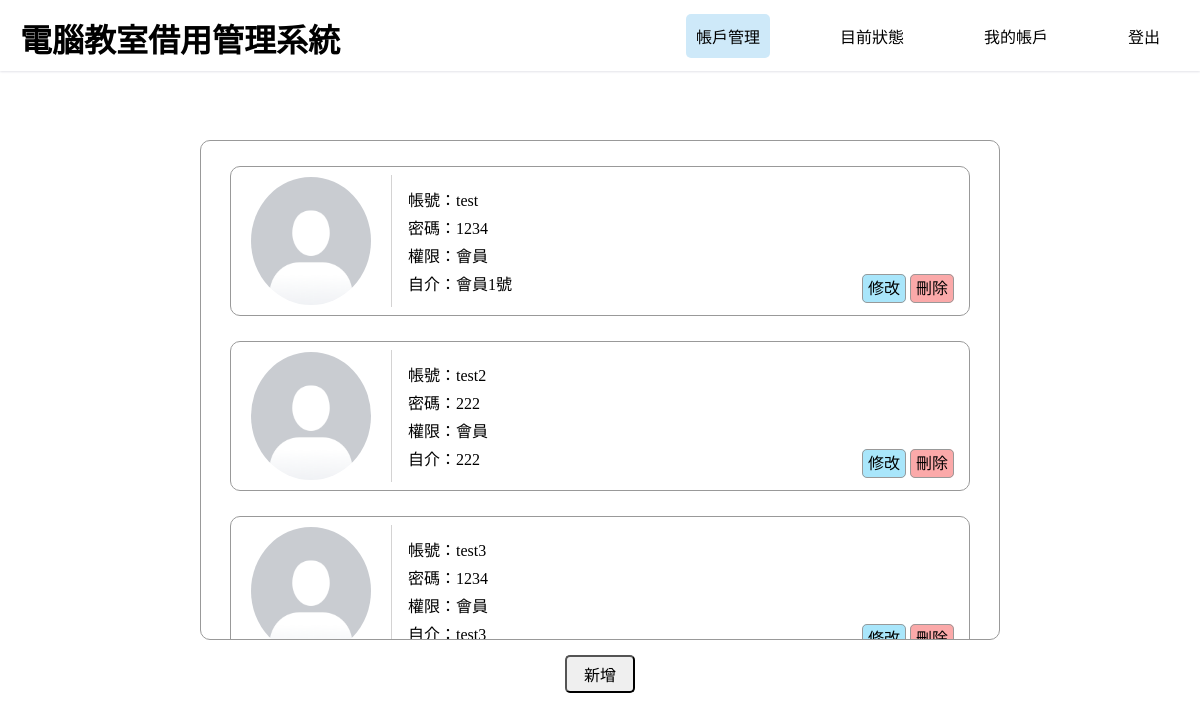
The page /users/index.php on the database its author committed.
### tables this page shows
CREATE TABLE `users` (
  `id` int(11) NOT NULL,
  `user` varchar(30) NOT NULL,
  `password` varchar(30) NOT NULL,
  `role` varchar(30) NOT NULL,
  `text` varchar(30) NOT NULL
);

### users/index.php (the view, shortened to what this page needs)
<!DOCTYPE html>
<html lang="en">
<head>
    <link rel="stylesheet" href="users.css">
</head>
<body>
    <div class="header">
        <h1>
            <a href="../index.php">
                電腦教室借用管理系統
            </a>
        </h1>
        <div class="header_a">
            <a href="#" style="background-color: rgb(206, 233, 249);">帳戶管理</a>
            <a href="../state.php">目前狀態</a>
            <a href="../myuser.php">我的帳戶</a>
            <a href="../loginout.php">登出</a>
        </div>
    </div>
    <div class="items">
        <div class="user_main">
            <?php
            include('../link.php');
            $sql = $db->prepare('select * from users');
            $sql->execute();
            $query = $sql->fetchAll();
            foreach ($query as $data) {
                if ($data['role'] == '管理員') {
                    continue;
                }
            ?>
                <div class="account">
                    <img src="../user.png" alt="">
                    <div class="account_mains">
                        <div class="account_main">帳號：<?php echo $data['user'] ?></div>
                        <div class="account_main">密碼：<?php echo $data['password'] ?></div>
                        <div class="account_main">權限：<?php echo $data['role'] ?></div>
                        <div class="account_main">自介：<?php echo $data['text'] ?></div>
                        <div class="selector">
                            <a href="./modify.php?id=<?php echo $data['id']?>" class="account_selector">修改</a>
                            <a href="./remove.php?id=<?php echo $data['id']?>" class="account_selector" style="background-color: rgb(251, 169, 169);">刪除</a>
                        </div>
                    </div>
                </div>
            <?php
            }
            ?>
        </div>
    </div>
    <div class="new">
        <button onclick="location.href='./insert.html'">新增</button>
    </div>
</body>
</html>

### users/users.css (style rules this page uses)
* { box-sizing: border-box; margin: 0px; color: black; }
.header { width: 100%; background-color: #fff; box-shadow: 0px 1px 2px rgb(228, 228, 234); display: flex; top: 0; position: fixed; z-index: 1; }
.header>h1 { margin: 15px 0px 10px 20px; }
.header>h1>a { text-decoration: none; color: black; }
.header_a { margin-left: auto; display: flex; align-items: center; }
.header_a>a { text-decoration: none; border-radius: 5px; margin: 0px 30px; padding: 10px; }
.items { display: flex; justify-content: center; margin-top: 140px; }
.user_main { width: 800px; height: 500px; border: 1px solid #999; border-radius: 10px; overflow: hidden; overflow-y: auto; }
.account { width: 740px; height: 150px; border: 1px solid #999; border-radius: 10px; margin: 25px auto; display: flex; }
.account>img { width: 120px; border-radius: 50%; margin: 10px 20px; }
.account_mains { width: 100%; margin: 8px 0px; padding: 8px 16px; border-left: 1px solid rgb(212, 211, 211); position: relative; }
.account_main { margin: 4px 0px; }
.selector { position: absolute; right: 15px; bottom: 8px; }
.account_selector { text-decoration: none; padding: 5px; border: 1px solid#999; border-radius: 5px; background-color: rgb(169, 230, 251); }
.new { margin-top: 15px; display: flex; justify-content: center; }
.new>button { width: 70px; font-size: 16px; padding: 5px; border-radius: 5px; cursor: pointer; }

### rows shown on the page
users: user "test", password "1234", role "會員", text "會員1號"
users: user "test2", password "222", role "會員", text "222"
users: user "test3", password "1234", role "會員", text "test3"
